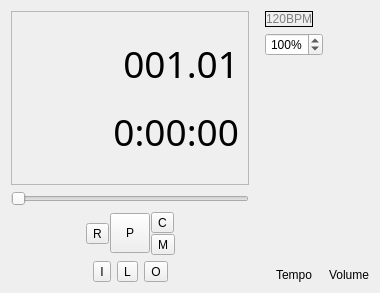
<?xml version="1.0" encoding="UTF-8"?>
<ui version="4.0">
 <class>PlayPanelBase</class>
 <widget class="QWidget" name="PlayPanelBase">
  <property name="geometry">
   <rect>
    <x>0</x>
    <y>0</y>
    <width>380</width>
    <height>293</height>
   </rect>
  </property>
  <property name="sizePolicy">
   <sizepolicy hsizetype="Expanding" vsizetype="Expanding">
    <horstretch>0</horstretch>
    <verstretch>0</verstretch>
   </sizepolicy>
  </property>
  <property name="focusPolicy">
   <enum>Qt::ClickFocus</enum>
  </property>
  <property name="windowTitle">
   <string>MuseScore: Play Panel</string>
  </property>
  <layout class="QHBoxLayout" name="horizontalLayout_2">
   <item>
    <layout class="QVBoxLayout" name="verticalLayout_3">
     <item>
      <widget class="QFrame" name="frame">
       <property name="sizePolicy">
        <sizepolicy hsizetype="Expanding" vsizetype="Expanding">
         <horstretch>0</horstretch>
         <verstretch>0</verstretch>
        </sizepolicy>
       </property>
       <property name="palette">
        <palette>
         <active/>
         <inactive/>
         <disabled/>
        </palette>
       </property>
       <property name="frameShape">
        <enum>QFrame::StyledPanel</enum>
       </property>
       <property name="frameShadow">
        <enum>QFrame::Raised</enum>
       </property>
       <property name="lineWidth">
        <number>2</number>
       </property>
       <property name="midLineWidth">
        <number>2</number>
       </property>
       <layout class="QHBoxLayout" name="horizontalLayout">
        <property name="spacing">
         <number>0</number>
        </property>
        <item>
         <layout class="QVBoxLayout" name="verticalLayout_2">
          <property name="spacing">
           <number>0</number>
          </property>
          <item>
           <widget class="QLabel" name="posLabel">
            <property name="sizePolicy">
             <sizepolicy hsizetype="Expanding" vsizetype="Fixed">
              <horstretch>0</horstretch>
              <verstretch>0</verstretch>
             </sizepolicy>
            </property>
            <property name="font">
             <font>
              <family>Arial black</family>
              <pointsize>28</pointsize>
             </font>
            </property>
            <property name="toolTip">
             <string>Measure.Beat</string>
            </property>
            <property name="autoFillBackground">
             <bool>false</bool>
            </property>
            <property name="text">
             <string>001.01</string>
            </property>
            <property name="textFormat">
             <enum>Qt::PlainText</enum>
            </property>
            <property name="alignment">
             <set>Qt::AlignRight|Qt::AlignTrailing|Qt::AlignVCenter</set>
            </property>
            <property name="margin">
             <number>0</number>
            </property>
            <property name="indent">
             <number>0</number>
            </property>
            <property name="textInteractionFlags">
             <set>Qt::NoTextInteraction</set>
            </property>
           </widget>
          </item>
          <item>
           <widget class="QLabel" name="timeLabel">
            <property name="sizePolicy">
             <sizepolicy hsizetype="Expanding" vsizetype="Fixed">
              <horstretch>0</horstretch>
              <verstretch>0</verstretch>
             </sizepolicy>
            </property>
            <property name="font">
             <font>
              <family>Arial black</family>
              <pointsize>28</pointsize>
             </font>
            </property>
            <property name="toolTip">
             <string>h:mm:s</string>
            </property>
            <property name="autoFillBackground">
             <bool>false</bool>
            </property>
            <property name="text">
             <string>0:00:00</string>
            </property>
            <property name="textFormat">
             <enum>Qt::PlainText</enum>
            </property>
            <property name="alignment">
             <set>Qt::AlignRight|Qt::AlignTrailing|Qt::AlignVCenter</set>
            </property>
            <property name="margin">
             <number>0</number>
            </property>
            <property name="indent">
             <number>0</number>
            </property>
            <property name="textInteractionFlags">
             <set>Qt::NoTextInteraction</set>
            </property>
           </widget>
          </item>
         </layout>
        </item>
       </layout>
      </widget>
     </item>
     <item>
      <widget class="QSlider" name="posSlider">
       <property name="focusPolicy">
        <enum>Qt::TabFocus</enum>
       </property>
       <property name="accessibleName">
        <string>Playback Position</string>
       </property>
       <property name="orientation">
        <enum>Qt::Horizontal</enum>
       </property>
      </widget>
     </item>
     <item>
      <layout class="QHBoxLayout" stretch="0,0,0,0,0">
       <property name="spacing">
        <number>1</number>
       </property>
       <property name="leftMargin">
        <number>0</number>
       </property>
       <property name="topMargin">
        <number>0</number>
       </property>
       <property name="rightMargin">
        <number>0</number>
       </property>
       <property name="bottomMargin">
        <number>0</number>
       </property>
       <item>
        <spacer>
         <property name="orientation">
          <enum>Qt::Horizontal</enum>
         </property>
         <property name="sizeHint" stdset="0">
          <size>
           <width>40</width>
           <height>20</height>
          </size>
         </property>
        </spacer>
       </item>
       <item>
        <widget class="QToolButton" name="rewindButton">
         <property name="text">
          <string notr="true">R</string>
         </property>
        </widget>
       </item>
       <item>
        <widget class="QToolButton" name="playButton">
         <property name="minimumSize">
          <size>
           <width>40</width>
           <height>40</height>
          </size>
         </property>
         <property name="maximumSize">
          <size>
           <width>40</width>
           <height>40</height>
          </size>
         </property>
         <property name="text">
          <string notr="true">P</string>
         </property>
         <property name="checkable">
          <bool>true</bool>
         </property>
        </widget>
       </item>
       <item>
        <layout class="QVBoxLayout" name="verticalLayout">
         <item>
          <widget class="QToolButton" name="countInButton">
           <property name="text">
            <string notr="true">C</string>
           </property>
          </widget>
         </item>
         <item>
          <widget class="QToolButton" name="metronomeButton">
           <property name="text">
            <string notr="true">M</string>
           </property>
          </widget>
         </item>
        </layout>
       </item>
       <item>
        <spacer>
         <property name="orientation">
          <enum>Qt::Horizontal</enum>
         </property>
         <property name="sizeHint" stdset="0">
          <size>
           <width>40</width>
           <height>20</height>
          </size>
         </property>
        </spacer>
       </item>
      </layout>
     </item>
     <item>
      <layout class="QHBoxLayout" name="horizontalLayout_3">
       <item>
        <spacer name="horizontalSpacer_2">
         <property name="orientation">
          <enum>Qt::Horizontal</enum>
         </property>
         <property name="sizeHint" stdset="0">
          <size>
           <width>40</width>
           <height>20</height>
          </size>
         </property>
        </spacer>
       </item>
       <item>
        <widget class="QToolButton" name="loopInButton">
         <property name="text">
          <string notr="true">I</string>
         </property>
         <property name="checkable">
          <bool>true</bool>
         </property>
        </widget>
       </item>
       <item>
        <widget class="QToolButton" name="loopButton">
         <property name="text">
          <string notr="true">L</string>
         </property>
         <property name="checkable">
          <bool>true</bool>
         </property>
        </widget>
       </item>
       <item>
        <widget class="QToolButton" name="loopOutButton">
         <property name="text">
          <string notr="true">O</string>
         </property>
         <property name="checkable">
          <bool>true</bool>
         </property>
        </widget>
       </item>
       <item>
        <spacer name="horizontalSpacer">
         <property name="orientation">
          <enum>Qt::Horizontal</enum>
         </property>
         <property name="sizeHint" stdset="0">
          <size>
           <width>40</width>
           <height>20</height>
          </size>
         </property>
        </spacer>
       </item>
      </layout>
     </item>
    </layout>
   </item>
   <item>
    <layout class="QGridLayout">
     <property name="leftMargin">
      <number>10</number>
     </property>
     <property name="topMargin">
      <number>0</number>
     </property>
     <property name="rightMargin">
      <number>0</number>
     </property>
     <property name="bottomMargin">
      <number>0</number>
     </property>
     <property name="spacing">
      <number>6</number>
     </property>
     <item row="2" column="0">
      <widget class="Awl::Slider" name="tempoSlider" native="true">
       <property name="sizePolicy">
        <sizepolicy hsizetype="Preferred" vsizetype="Expanding">
         <horstretch>0</horstretch>
         <verstretch>0</verstretch>
        </sizepolicy>
       </property>
       <property name="focusPolicy">
        <enum>Qt::TabFocus</enum>
       </property>
       <property name="toolTip">
        <string>Relative tempo</string>
       </property>
       <property name="accessibleName">
        <string>Relative Tempo to 120 beats per minute</string>
       </property>
       <property name="accessibleDescription">
        <string>Use up and down arrows to change value</string>
       </property>
       <property name="value" stdset="0">
        <double>100.000000000000000</double>
       </property>
       <property name="scaleWidth" stdset="0">
        <number>7</number>
       </property>
       <property name="minValue" stdset="0">
        <double>10.000000000000000</double>
       </property>
       <property name="maxValue" stdset="0">
        <double>300.000000000000000</double>
       </property>
       <property name="lineStep" stdset="0">
        <double>1.000000000000000</double>
       </property>
       <property name="pageStep" stdset="0">
        <double>10.000000000000000</double>
       </property>
      </widget>
     </item>
     <item row="2" column="1">
      <widget class="Awl::VolSlider" name="volumeSlider" native="true">
       <property name="sizePolicy">
        <sizepolicy hsizetype="Preferred" vsizetype="Expanding">
         <horstretch>0</horstretch>
         <verstretch>0</verstretch>
        </sizepolicy>
       </property>
       <property name="focusPolicy">
        <enum>Qt::TabFocus</enum>
       </property>
       <property name="toolTip">
        <string>Master volume</string>
       </property>
       <property name="whatsThis">
        <string/>
       </property>
       <property name="accessibleName">
        <string>Master Volume</string>
       </property>
       <property name="accessibleDescription">
        <string>Use up and down arrows to change value</string>
       </property>
      </widget>
     </item>
     <item row="3" column="1">
      <widget class="QLabel" name="label">
       <property name="text">
        <string extracomment="short text for volume slider">Volume</string>
       </property>
       <property name="textFormat">
        <enum>Qt::PlainText</enum>
       </property>
       <property name="alignment">
        <set>Qt::AlignCenter</set>
       </property>
      </widget>
     </item>
     <item row="0" column="0">
      <widget class="QLabel" name="tempoLabel">
       <property name="sizePolicy">
        <sizepolicy hsizetype="Fixed" vsizetype="Fixed">
         <horstretch>0</horstretch>
         <verstretch>0</verstretch>
        </sizepolicy>
       </property>
       <property name="palette">
        <palette>
         <active>
          <colorrole role="WindowText">
           <brush brushstyle="SolidPattern">
            <color alpha="255">
             <red>128</red>
             <green>128</green>
             <blue>128</blue>
            </color>
           </brush>
          </colorrole>
          <colorrole role="Button">
           <brush brushstyle="SolidPattern">
            <color alpha="255">
             <red>0</red>
             <green>255</green>
             <blue>127</blue>
            </color>
           </brush>
          </colorrole>
          <colorrole role="Light">
           <brush brushstyle="SolidPattern">
            <color alpha="255">
             <red>127</red>
             <green>255</green>
             <blue>191</blue>
            </color>
           </brush>
          </colorrole>
          <colorrole role="Midlight">
           <brush brushstyle="SolidPattern">
            <color alpha="255">
             <red>38</red>
             <green>255</green>
             <blue>146</blue>
            </color>
           </brush>
          </colorrole>
          <colorrole role="Dark">
           <brush brushstyle="SolidPattern">
            <color alpha="255">
             <red>0</red>
             <green>127</green>
             <blue>63</blue>
            </color>
           </brush>
          </colorrole>
          <colorrole role="Mid">
           <brush brushstyle="SolidPattern">
            <color alpha="255">
             <red>0</red>
             <green>170</green>
             <blue>84</blue>
            </color>
           </brush>
          </colorrole>
          <colorrole role="Text">
           <brush brushstyle="SolidPattern">
            <color alpha="255">
             <red>128</red>
             <green>128</green>
             <blue>128</blue>
            </color>
           </brush>
          </colorrole>
          <colorrole role="BrightText">
           <brush brushstyle="SolidPattern">
            <color alpha="255">
             <red>255</red>
             <green>255</green>
             <blue>255</blue>
            </color>
           </brush>
          </colorrole>
          <colorrole role="ButtonText">
           <brush brushstyle="SolidPattern">
            <color alpha="255">
             <red>128</red>
             <green>128</green>
             <blue>128</blue>
            </color>
           </brush>
          </colorrole>
          <colorrole role="Base">
           <brush brushstyle="SolidPattern">
            <color alpha="255">
             <red>0</red>
             <green>0</green>
             <blue>0</blue>
            </color>
           </brush>
          </colorrole>
          <colorrole role="Window">
           <brush brushstyle="SolidPattern">
            <color alpha="255">
             <red>0</red>
             <green>0</green>
             <blue>0</blue>
            </color>
           </brush>
          </colorrole>
          <colorrole role="Shadow">
           <brush brushstyle="SolidPattern">
            <color alpha="255">
             <red>0</red>
             <green>0</green>
             <blue>0</blue>
            </color>
           </brush>
          </colorrole>
          <colorrole role="Highlight">
           <brush brushstyle="SolidPattern">
            <color alpha="255">
             <red>86</red>
             <green>117</green>
             <blue>148</blue>
            </color>
           </brush>
          </colorrole>
          <colorrole role="HighlightedText">
           <brush brushstyle="SolidPattern">
            <color alpha="255">
             <red>255</red>
             <green>255</green>
             <blue>255</blue>
            </color>
           </brush>
          </colorrole>
          <colorrole role="Link">
           <brush brushstyle="SolidPattern">
            <color alpha="255">
             <red>0</red>
             <green>0</green>
             <blue>238</blue>
            </color>
           </brush>
          </colorrole>
          <colorrole role="LinkVisited">
           <brush brushstyle="SolidPattern">
            <color alpha="255">
             <red>82</red>
             <green>24</green>
             <blue>139</blue>
            </color>
           </brush>
          </colorrole>
          <colorrole role="AlternateBase">
           <brush brushstyle="SolidPattern">
            <color alpha="255">
             <red>63</red>
             <green>255</green>
             <blue>159</blue>
            </color>
           </brush>
          </colorrole>
         </active>
         <inactive>
          <colorrole role="WindowText">
           <brush brushstyle="SolidPattern">
            <color alpha="255">
             <red>128</red>
             <green>128</green>
             <blue>128</blue>
            </color>
           </brush>
          </colorrole>
          <colorrole role="Button">
           <brush brushstyle="SolidPattern">
            <color alpha="255">
             <red>0</red>
             <green>255</green>
             <blue>127</blue>
            </color>
           </brush>
          </colorrole>
          <colorrole role="Light">
           <brush brushstyle="SolidPattern">
            <color alpha="255">
             <red>127</red>
             <green>255</green>
             <blue>191</blue>
            </color>
           </brush>
          </colorrole>
          <colorrole role="Midlight">
           <brush brushstyle="SolidPattern">
            <color alpha="255">
             <red>38</red>
             <green>255</green>
             <blue>146</blue>
            </color>
           </brush>
          </colorrole>
          <colorrole role="Dark">
           <brush brushstyle="SolidPattern">
            <color alpha="255">
             <red>0</red>
             <green>127</green>
             <blue>63</blue>
            </color>
           </brush>
          </colorrole>
          <colorrole role="Mid">
           <brush brushstyle="SolidPattern">
            <color alpha="255">
             <red>0</red>
             <green>170</green>
             <blue>84</blue>
            </color>
           </brush>
          </colorrole>
          <colorrole role="Text">
           <brush brushstyle="SolidPattern">
            <color alpha="255">
             <red>128</red>
             <green>128</green>
             <blue>128</blue>
            </color>
           </brush>
          </colorrole>
          <colorrole role="BrightText">
           <brush brushstyle="SolidPattern">
            <color alpha="255">
             <red>255</red>
             <green>255</green>
             <blue>255</blue>
            </color>
           </brush>
          </colorrole>
          <colorrole role="ButtonText">
           <brush brushstyle="SolidPattern">
            <color alpha="255">
             <red>128</red>
             <green>128</green>
             <blue>128</blue>
            </color>
           </brush>
          </colorrole>
          <colorrole role="Base">
           <brush brushstyle="SolidPattern">
            <color alpha="255">
             <red>0</red>
             <green>0</green>
             <blue>0</blue>
            </color>
           </brush>
          </colorrole>
          <colorrole role="Window">
           <brush brushstyle="SolidPattern">
            <color alpha="255">
             <red>0</red>
             <green>0</green>
             <blue>0</blue>
            </color>
           </brush>
          </colorrole>
          <colorrole role="Shadow">
           <brush brushstyle="SolidPattern">
            <color alpha="255">
             <red>0</red>
             <green>0</green>
             <blue>0</blue>
            </color>
           </brush>
          </colorrole>
          <colorrole role="Highlight">
           <brush brushstyle="SolidPattern">
            <color alpha="255">
             <red>86</red>
             <green>117</green>
             <blue>148</blue>
            </color>
           </brush>
          </colorrole>
          <colorrole role="HighlightedText">
           <brush brushstyle="SolidPattern">
            <color alpha="255">
             <red>255</red>
             <green>255</green>
             <blue>255</blue>
            </color>
           </brush>
          </colorrole>
          <colorrole role="Link">
           <brush brushstyle="SolidPattern">
            <color alpha="255">
             <red>0</red>
             <green>0</green>
             <blue>238</blue>
            </color>
           </brush>
          </colorrole>
          <colorrole role="LinkVisited">
           <brush brushstyle="SolidPattern">
            <color alpha="255">
             <red>82</red>
             <green>24</green>
             <blue>139</blue>
            </color>
           </brush>
          </colorrole>
          <colorrole role="AlternateBase">
           <brush brushstyle="SolidPattern">
            <color alpha="255">
             <red>63</red>
             <green>255</green>
             <blue>159</blue>
            </color>
           </brush>
          </colorrole>
         </inactive>
         <disabled>
          <colorrole role="WindowText">
           <brush brushstyle="SolidPattern">
            <color alpha="255">
             <red>128</red>
             <green>128</green>
             <blue>128</blue>
            </color>
           </brush>
          </colorrole>
          <colorrole role="Button">
           <brush brushstyle="SolidPattern">
            <color alpha="255">
             <red>0</red>
             <green>255</green>
             <blue>127</blue>
            </color>
           </brush>
          </colorrole>
          <colorrole role="Light">
           <brush brushstyle="SolidPattern">
            <color alpha="255">
             <red>127</red>
             <green>255</green>
             <blue>191</blue>
            </color>
           </brush>
          </colorrole>
          <colorrole role="Midlight">
           <brush brushstyle="SolidPattern">
            <color alpha="255">
             <red>38</red>
             <green>255</green>
             <blue>146</blue>
            </color>
           </brush>
          </colorrole>
          <colorrole role="Dark">
           <brush brushstyle="SolidPattern">
            <color alpha="255">
             <red>0</red>
             <green>127</green>
             <blue>63</blue>
            </color>
           </brush>
          </colorrole>
          <colorrole role="Mid">
           <brush brushstyle="SolidPattern">
            <color alpha="255">
             <red>0</red>
             <green>170</green>
             <blue>84</blue>
            </color>
           </brush>
          </colorrole>
          <colorrole role="Text">
           <brush brushstyle="SolidPattern">
            <color alpha="255">
             <red>128</red>
             <green>128</green>
             <blue>128</blue>
            </color>
           </brush>
          </colorrole>
          <colorrole role="BrightText">
           <brush brushstyle="SolidPattern">
            <color alpha="255">
             <red>255</red>
             <green>255</green>
             <blue>255</blue>
            </color>
           </brush>
          </colorrole>
          <colorrole role="ButtonText">
           <brush brushstyle="SolidPattern">
            <color alpha="255">
             <red>128</red>
             <green>128</green>
             <blue>128</blue>
            </color>
           </brush>
          </colorrole>
          <colorrole role="Base">
           <brush brushstyle="SolidPattern">
            <color alpha="255">
             <red>0</red>
             <green>0</green>
             <blue>0</blue>
            </color>
           </brush>
          </colorrole>
          <colorrole role="Window">
           <brush brushstyle="SolidPattern">
            <color alpha="255">
             <red>0</red>
             <green>0</green>
             <blue>0</blue>
            </color>
           </brush>
          </colorrole>
          <colorrole role="Shadow">
           <brush brushstyle="SolidPattern">
            <color alpha="255">
             <red>0</red>
             <green>0</green>
             <blue>0</blue>
            </color>
           </brush>
          </colorrole>
          <colorrole role="Highlight">
           <brush brushstyle="SolidPattern">
            <color alpha="255">
             <red>86</red>
             <green>117</green>
             <blue>148</blue>
            </color>
           </brush>
          </colorrole>
          <colorrole role="HighlightedText">
           <brush brushstyle="SolidPattern">
            <color alpha="255">
             <red>255</red>
             <green>255</green>
             <blue>255</blue>
            </color>
           </brush>
          </colorrole>
          <colorrole role="Link">
           <brush brushstyle="SolidPattern">
            <color alpha="255">
             <red>0</red>
             <green>0</green>
             <blue>238</blue>
            </color>
           </brush>
          </colorrole>
          <colorrole role="LinkVisited">
           <brush brushstyle="SolidPattern">
            <color alpha="255">
             <red>82</red>
             <green>24</green>
             <blue>139</blue>
            </color>
           </brush>
          </colorrole>
          <colorrole role="AlternateBase">
           <brush brushstyle="SolidPattern">
            <color alpha="255">
             <red>63</red>
             <green>255</green>
             <blue>159</blue>
            </color>
           </brush>
          </colorrole>
         </disabled>
        </palette>
       </property>
       <property name="font">
        <font/>
       </property>
       <property name="toolTip">
        <string>Actual tempo</string>
       </property>
       <property name="autoFillBackground">
        <bool>false</bool>
       </property>
       <property name="frameShape">
        <enum>QFrame::StyledPanel</enum>
       </property>
       <property name="lineWidth">
        <number>2</number>
       </property>
       <property name="midLineWidth">
        <number>2</number>
       </property>
       <property name="text">
        <string>120BPM</string>
       </property>
       <property name="textFormat">
        <enum>Qt::PlainText</enum>
       </property>
       <property name="alignment">
        <set>Qt::AlignCenter</set>
       </property>
       <property name="margin">
        <number>0</number>
       </property>
       <property name="indent">
        <number>0</number>
       </property>
       <property name="textInteractionFlags">
        <set>Qt::NoTextInteraction</set>
       </property>
      </widget>
     </item>
     <item row="3" column="0">
      <widget class="QLabel" name="label_2">
       <property name="text">
        <string extracomment="short text for tempo slider">Tempo</string>
       </property>
       <property name="textFormat">
        <enum>Qt::PlainText</enum>
       </property>
       <property name="alignment">
        <set>Qt::AlignCenter</set>
       </property>
      </widget>
     </item>
     <item row="1" column="0">
      <widget class="QDoubleSpinBox" name="relTempoBox">
       <property name="accessibleName">
        <string>Relative tempo to 120 beats per minute</string>
       </property>
       <property name="accessibleDescription">
        <string/>
       </property>
       <property name="alignment">
        <set>Qt::AlignCenter</set>
       </property>
       <property name="buttonSymbols">
        <enum>QAbstractSpinBox::UpDownArrows</enum>
       </property>
       <property name="prefix">
        <string/>
       </property>
       <property name="suffix">
        <string notr="true">%</string>
       </property>
       <property name="decimals">
        <number>0</number>
       </property>
       <property name="minimum">
        <double>10.000000000000000</double>
       </property>
       <property name="maximum">
        <double>300.000000000000000</double>
       </property>
       <property name="singleStep">
        <double>5.000000000000000</double>
       </property>
       <property name="value">
        <double>100.000000000000000</double>
       </property>
      </widget>
     </item>
    </layout>
   </item>
  </layout>
 </widget>
 <customwidgets>
  <customwidget>
   <class>Awl::Slider</class>
   <extends>QWidget</extends>
   <header>awl/slider.h</header>
  </customwidget>
  <customwidget>
   <class>Awl::VolSlider</class>
   <extends>Awl::Slider</extends>
   <header>awl/volslider.h</header>
  </customwidget>
 </customwidgets>
 <tabstops>
  <tabstop>posSlider</tabstop>
  <tabstop>rewindButton</tabstop>
  <tabstop>playButton</tabstop>
  <tabstop>countInButton</tabstop>
  <tabstop>metronomeButton</tabstop>
  <tabstop>loopInButton</tabstop>
  <tabstop>loopButton</tabstop>
  <tabstop>loopOutButton</tabstop>
  <tabstop>relTempoBox</tabstop>
 </tabstops>
 <resources/>
 <connections/>
</ui>
